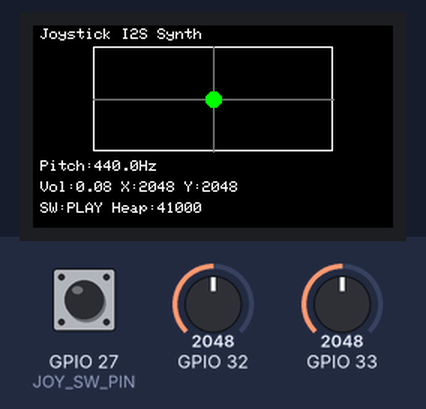
Bench run of a sketch on a simulated ESP32. On the bench: 240×135 colour display. The inputs (shaded band) are chosen by the test bench; at power-on: GPIO 32 = 2048, GPIO 27 (JOY_SW_PIN) HIGH, GPIO 33 = 2048. I2S audio is not simulated (input reads silence); what the sketch prints to the serial monitor is not drawn.

Above: at 4.9 s.
5.0 s: GPIO 32 set to 1720
At 5.8 s:
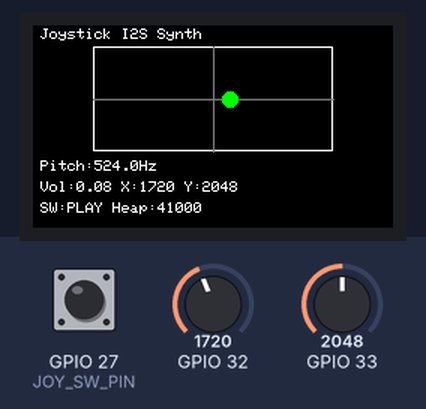
6.6 s: GPIO 27 (JOY_SW_PIN) pulled LOW for 1 s
At 7.0 s:
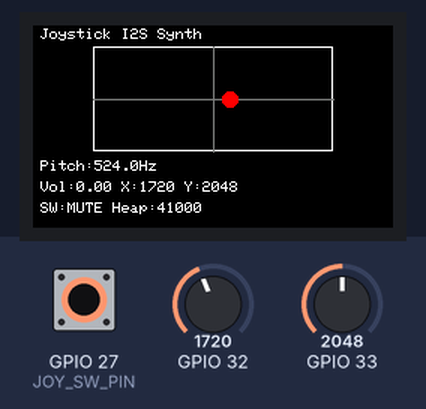
9.1 s: GPIO 33 set to 1720
At 9.6 s:
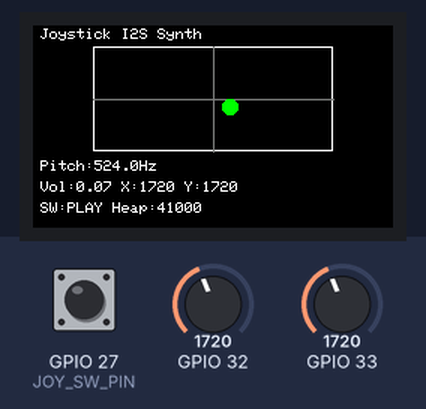
12.1 s: GPIO 27 (JOY_SW_PIN) pulled LOW for 0.15 s
At 12.3 s:
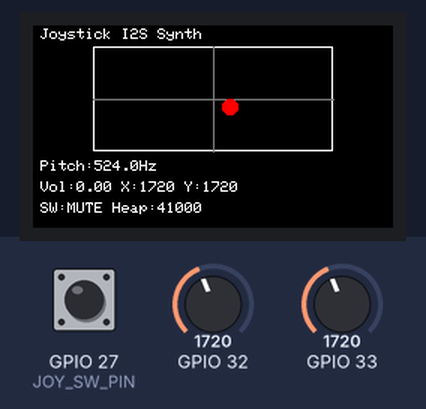
13.8 s: GPIO 32 set to 1800
At 15.1 s:
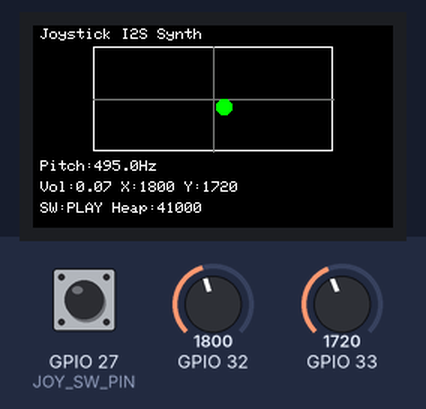
15.4 s: GPIO 33 set to 1800
At 16.4 s:
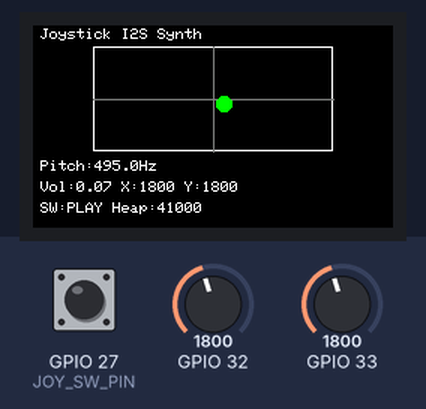
Timing chart, 0 to 17.9 s (numbered marks = the images above; inputs shaded):
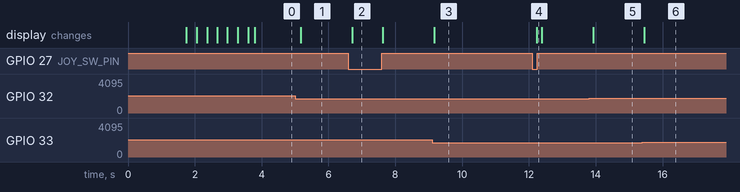

The sketch:

joystick.ino
```cpp
#include <Arduino.h>
#include <TFT_eSPI.h>
#include "driver/i2s.h"
#include "driver/adc.h"
#include <math.h>
#include "esp_system.h"

TFT_eSPI tft = TFT_eSPI();

// -------------------- I2S pins --------------------
#define I2S_BCLK 26
#define I2S_LRC  25
#define I2S_DOUT 22

// -------------------- Joystick --------------------
const int JOY_SW_PIN = 27;

// GPIO32 = ADC1_CHANNEL_4
// GPIO33 = ADC1_CHANNEL_5
const adc1_channel_t JOY_X_ADC = ADC1_CHANNEL_4;
const adc1_channel_t JOY_Y_ADC = ADC1_CHANNEL_5;

// -------------------- Display layout --------------------
const int SCREEN_W = 240;
const int SCREEN_H = 135;

const int BOX_X = 40;
const int BOX_Y = 14;
const int BOX_W = 160;
const int BOX_H = 70;

const int DOT_RADIUS = 5;

// -------------------- Audio settings --------------------
const int SAMPLE_RATE = 44100;
const int BUFFER_FRAMES = 128;

const float MIN_FREQ = 110.0;
const float MAX_FREQ = 1760.0;
const float MAX_AMP  = 0.15;

// Global audio buffer.
int16_t audioSamples[BUFFER_FRAMES * 2];

// -------------------- Shared audio control --------------------
// These are written by loop() and read by audioTask().
volatile float targetFreq = 440.0;
volatile float targetAmp = 0.0;

// Mutex for safe shared access.
portMUX_TYPE audioMux = portMUX_INITIALIZER_UNLOCKED;

// -------------------- Audio task state --------------------
TaskHandle_t audioTaskHandle = NULL;
bool i2sReady = false;

// -------------------- Joystick calibration --------------------
int centerX = 2048;
int centerY = 2048;

// -------------------- UI/log timers --------------------
unsigned long lastLog = 0;
unsigned long lastDisplayUpdate = 0;

void setup() {
  Serial.begin(115200);
  delay(1500);

  Serial.println();
  Serial.println("================================");
  Serial.println("Joystick I2S TFT Synth Threaded");
  Serial.println("================================");

  printResetReason();

  pinMode(JOY_SW_PIN, INPUT_PULLUP);

  setupLegacyAdc();
  setupDisplay();

  Serial.println("[1] Calibrating joystick...");
  showCalibrationScreen();
  calibrateJoystick();
  Serial.println("[1] Joystick calibrated.");

  Serial.println("[2] Setting up I2S...");
  esp_err_t result = setupI2S();

  Serial.print("[2] I2S setup result: ");
  Serial.println((int)result);

  if (result == ESP_OK) {
    i2sReady = true;
    Serial.println("[2] I2S ready.");
  } else {
    i2sReady = false;
    Serial.println("[2] I2S failed. Continuing with display only.");
  }

  if (i2sReady) {
    Serial.println("[3] Starting audio task...");

    xTaskCreatePinnedToCore(
      audioTask,
      "audioTask",
      4096,
      NULL,
      2,
      &audioTaskHandle,
      0
    );

    Serial.println("[3] Audio task started.");
  }

  tft.fillScreen(TFT_BLACK);
  drawStaticUi();

  Serial.println("[4] Entering main loop.");
}

void loop() {
  int rawX = readJoyX();
  int rawY = readJoyY();
  bool pressed = digitalRead(JOY_SW_PIN) == LOW;

  int normalizedX = normalizeAxis(rawX, centerX);
  int normalizedY = normalizeAxis(rawY, centerY);

  // Corrected so left = lower pitch, right = higher pitch.
  int correctedX = -normalizedX;

  float pitchAmount = (correctedX + 1000) / 2000.0;
  pitchAmount = constrain(pitchAmount, 0.0, 1.0);

  float newFreq = MIN_FREQ * pow(MAX_FREQ / MIN_FREQ, pitchAmount);

  float ampAmount = (normalizedY + 1000) / 2000.0;
  ampAmount = constrain(ampAmount, 0.0, 1.0);

  float newAmp = ampAmount * MAX_AMP;

  if (pressed) {
    newAmp = 0.0;
  }

  // Update shared audio targets.
  portENTER_CRITICAL(&audioMux);
  targetFreq = newFreq;
  targetAmp = newAmp;
  portEXIT_CRITICAL(&audioMux);

  // Screen is updated slowly so it does not interfere much.
  if (millis() - lastDisplayUpdate > 150) {
    lastDisplayUpdate = millis();

    drawJoystickUi(
      rawX,
      rawY,
      normalizedX,
      normalizedY,
      newFreq,
      newAmp,
      pressed
    );
  }

  if (millis() - lastLog > 1000) {
    lastLog = millis();

    Serial.print("[LOOP] rawX=");
    Serial.print(rawX);
    Serial.print(" rawY=");
    Serial.print(rawY);
    Serial.print(" normX=");
    Serial.print(normalizedX);
    Serial.print(" normY=");
    Serial.print(normalizedY);
    Serial.print(" freq=");
    Serial.print(newFreq, 1);
    Serial.print(" amp=");
    Serial.print(newAmp, 2);
    Serial.print(" button=");
    Serial.print(pressed ? "MUTE" : "PLAY");
    Serial.print(" heap=");
    Serial.println(ESP.getFreeHeap());
  }

  delay(5);
}

// -------------------- Audio task --------------------

void audioTask(void *parameter) {
  Serial.println("[AUDIO] Task running.");

  float phase = 0.0;
  float currentFreq = 440.0;
  float currentAmp = 0.0;

  while (true) {
    float localTargetFreq;
    float localTargetAmp;

    portENTER_CRITICAL(&audioMux);
    localTargetFreq = targetFreq;
    localTargetAmp = targetAmp;
    portEXIT_CRITICAL(&audioMux);

    // Smooth inside the audio thread.
    // This reduces zipper noise/clicks when the joystick changes values.
    currentFreq = currentFreq * 0.995 + localTargetFreq * 0.005;
    currentAmp  = currentAmp  * 0.995 + localTargetAmp  * 0.005;

    writeSineChunk(currentFreq, currentAmp, phase);
  }
}

// -------------------- Display --------------------

void setupDisplay() {
  Serial.println("[TFT] Initializing display...");

  tft.init();
  tft.setRotation(1);
  tft.fillScreen(TFT_BLACK);

  tft.setTextColor(TFT_WHITE, TFT_BLACK);
  tft.setTextSize(1);
  tft.setCursor(5, 5);
  tft.println("Joystick I2S Synth");
  tft.setCursor(5, 20);
  tft.println("Booting...");

  Serial.println("[TFT] Display ready.");
}

void showCalibrationScreen() {
  tft.fillScreen(TFT_BLACK);
  tft.setTextColor(TFT_WHITE, TFT_BLACK);
  tft.setTextSize(1);

  tft.setCursor(10, 20);
  tft.println("Joystick I2S Synth");

  tft.setCursor(10, 45);
  tft.println("Calibrating joystick...");

  tft.setCursor(10, 62);
  tft.println("Do not touch joystick.");

  tft.drawRect(10, 90, SCREEN_W - 20, 8, TFT_WHITE);
}

void drawStaticUi() {
  tft.fillScreen(TFT_BLACK);

  tft.setTextColor(TFT_WHITE, TFT_BLACK);
  tft.setTextSize(1);

  tft.setCursor(5, 2);
  tft.println("Joystick I2S Synth");

  drawGrid();

  tft.setCursor(5, 122);
  tft.print("X=pitch Y=volume SW=mute");
}

void drawGrid() {
  tft.drawRect(BOX_X, BOX_Y, BOX_W, BOX_H, TFT_WHITE);

  tft.drawLine(
    BOX_X + BOX_W / 2,
    BOX_Y,
    BOX_X + BOX_W / 2,
    BOX_Y + BOX_H,
    TFT_DARKGREY
  );

  tft.drawLine(
    BOX_X,
    BOX_Y + BOX_H / 2,
    BOX_X + BOX_W,
    BOX_Y + BOX_H / 2,
    TFT_DARKGREY
  );
}

void drawJoystickUi(
  int rawX,
  int rawY,
  int normalizedX,
  int normalizedY,
  float frequency,
  float amplitude,
  bool pressed
) {
  int dotX = map(normalizedX, -1000, 1000, BOX_X + BOX_W, BOX_X);
  int dotY = map(normalizedY, -1000, 1000, BOX_Y + BOX_H, BOX_Y);

  dotX = constrain(dotX, BOX_X, BOX_X + BOX_W);
  dotY = constrain(dotY, BOX_Y, BOX_Y + BOX_H);

  tft.fillRect(BOX_X + 1, BOX_Y + 1, BOX_W - 2, BOX_H - 2, TFT_BLACK);
  drawGrid();

  tft.fillCircle(dotX, dotY, DOT_RADIUS, pressed ? TFT_RED : TFT_GREEN);

  tft.fillRect(0, 88, SCREEN_W, 47, TFT_BLACK);

  tft.setTextColor(TFT_WHITE, TFT_BLACK);
  tft.setTextSize(1);

  tft.setCursor(5, 90);
  tft.print("Pitch:");
  tft.print(frequency, 1);
  tft.print("Hz");

  tft.setCursor(5, 104);
  tft.print("Vol:");
  tft.print(amplitude, 2);

  tft.print(" X:");
  tft.print(rawX);

  tft.print(" Y:");
  tft.print(rawY);

  tft.setCursor(5, 118);
  tft.print("SW:");
  tft.print(pressed ? "MUTE " : "PLAY ");
  tft.print("Heap:");
  tft.print(ESP.getFreeHeap());
}

// -------------------- ADC --------------------

void setupLegacyAdc() {
  Serial.println("[ADC] Setting up legacy ADC1");

  adc1_config_width(ADC_WIDTH_BIT_12);
  adc1_config_channel_atten(JOY_X_ADC, ADC_ATTEN_DB_11);
  adc1_config_channel_atten(JOY_Y_ADC, ADC_ATTEN_DB_11);

  Serial.println("[ADC] Legacy ADC1 ready");
}

int readJoyX() {
  return adc1_get_raw(JOY_X_ADC);
}

int readJoyY() {
  return adc1_get_raw(JOY_Y_ADC);
}

// -------------------- Diagnostics --------------------

void printResetReason() {
  esp_reset_reason_t reason = esp_reset_reason();

  Serial.print("Reset reason code: ");
  Serial.println((int)reason);

  switch (reason) {
    case ESP_RST_POWERON:
      Serial.println("Reset reason: power-on");
      break;
    case ESP_RST_EXT:
      Serial.println("Reset reason: external reset");
      break;
    case ESP_RST_SW:
      Serial.println("Reset reason: software reset");
      break;
    case ESP_RST_PANIC:
      Serial.println("Reset reason: panic/crash");
      break;
    case ESP_RST_INT_WDT:
      Serial.println("Reset reason: interrupt watchdog");
      break;
    case ESP_RST_TASK_WDT:
      Serial.println("Reset reason: task watchdog");
      break;
    case ESP_RST_WDT:
      Serial.println("Reset reason: watchdog");
      break;
    case ESP_RST_BROWNOUT:
      Serial.println("Reset reason: brownout");
      break;
    default:
      Serial.println("Reset reason: other/unknown");
      break;
  }

  Serial.print("Free heap: ");
  Serial.println(ESP.getFreeHeap());
}

// -------------------- Joystick --------------------

void calibrateJoystick() {
  const int samples = 120;
  long sumX = 0;
  long sumY = 0;

  Serial.println("[CAL] Do not touch joystick.");

  for (int i = 0; i < samples; i++) {
    int x = readJoyX();
    int y = readJoyY();

    sumX += x;
    sumY += y;

    if (i % 20 == 0) {
      Serial.print("[CAL] sample=");
      Serial.print(i);
      Serial.print(" x=");
      Serial.print(x);
      Serial.print(" y=");
      Serial.println(y);
    }

    int progressW = map(i, 0, samples - 1, 0, SCREEN_W - 20);
    tft.fillRect(10, 90, progressW, 8, TFT_GREEN);

    delay(15);
  }

  centerX = sumX / samples;
  centerY = sumY / samples;

  Serial.print("[CAL] centerX=");
  Serial.println(centerX);
  Serial.print("[CAL] centerY=");
  Serial.println(centerY);
}

int normalizeAxis(int raw, int center) {
  int value = raw - center;
  const int deadzone = 80;

  if (abs(value) < deadzone) {
    return 0;
  }

  if (value > 0) {
    int positiveRange = 4095 - center - deadzone;
    if (positiveRange <= 0) return 0;

    return constrain(
      map(value, deadzone, 4095 - center, 0, 1000),
      0,
      1000
    );
  } else {
    int negativeRange = center - deadzone;
    if (negativeRange <= 0) return 0;

    return constrain(
      map(value, -deadzone, -center, 0, -1000),
      -1000,
      0
    );
  }
}

// -------------------- I2S --------------------

esp_err_t setupI2S() {
  i2s_driver_uninstall(I2S_NUM_0);

  i2s_config_t i2s_config = {};

  i2s_config.mode = (i2s_mode_t)(I2S_MODE_MASTER | I2S_MODE_TX);
  i2s_config.sample_rate = SAMPLE_RATE;
  i2s_config.bits_per_sample = I2S_BITS_PER_SAMPLE_16BIT;
  i2s_config.channel_format = I2S_CHANNEL_FMT_RIGHT_LEFT;
  i2s_config.communication_format = I2S_COMM_FORMAT_I2S_MSB;
  i2s_config.intr_alloc_flags = ESP_INTR_FLAG_LEVEL1;
  i2s_config.dma_buf_count = 8;
  i2s_config.dma_buf_len = BUFFER_FRAMES;
  i2s_config.use_apll = false;
  i2s_config.tx_desc_auto_clear = true;
  i2s_config.fixed_mclk = 0;

  i2s_pin_config_t pin_config = {};

  pin_config.bck_io_num = I2S_BCLK;
  pin_config.ws_io_num = I2S_LRC;
  pin_config.data_out_num = I2S_DOUT;
  pin_config.data_in_num = I2S_PIN_NO_CHANGE;

  esp_err_t installResult = i2s_driver_install(I2S_NUM_0, &i2s_config, 0, NULL);

  Serial.print("[I2S] install: ");
  Serial.println((int)installResult);

  if (installResult != ESP_OK) {
    return installResult;
  }

  esp_err_t pinResult = i2s_set_pin(I2S_NUM_0, &pin_config);

  Serial.print("[I2S] set_pin: ");
  Serial.println((int)pinResult);

  if (pinResult != ESP_OK) {
    return pinResult;
  }

  i2s_zero_dma_buffer(I2S_NUM_0);

  return ESP_OK;
}

void writeSineChunk(float frequency, float amplitude, float &phase) {
  const float twoPi = 2.0 * PI;
  float phaseIncrement = twoPi * frequency / SAMPLE_RATE;

  for (int i = 0; i < BUFFER_FRAMES; i++) {
    float value = sin(phase) * amplitude;
    int16_t sample = (int16_t)(value * 32767);

    audioSamples[i * 2] = sample;
    audioSamples[i * 2 + 1] = sample;

    phase += phaseIncrement;

    if (phase >= twoPi) {
      phase -= twoPi;
    }
  }

  size_t bytesWritten = 0;

  // In the dedicated audio task, blocking is good:
  // it keeps the I2S stream paced continuously.
  i2s_write(
    I2S_NUM_0,
    audioSamples,
    sizeof(audioSamples),
    &bytesWritten,
    portMAX_DELAY
  );
}
```

Measured:
- after the input at 5.0 s, the display: changes after 0.18 s (image 1)
- after the input at 6.6 s, the display: changes after 0.11 s (image 2)
- after the input at 9.1 s, the display: changes after 0.06 s (image 3)
- after the input at 12.1 s, the display: changes after 0.13 s (image 4)
- after the input at 13.8 s, the display: changes after 0.12 s (image 5)
- after the input at 15.4 s, the display: changes after 0.05 s (image 6)
